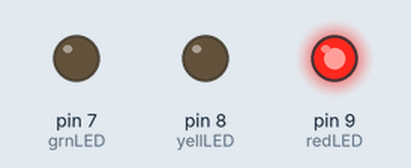
Recording of a sketch running on a simulated Arduino Uno, built with avr-gcc and run on an emulated ATmega328P. On the bench: output pins drawn as LEDs (lit = HIGH).

Above: at 0.7 s.
At 1.8 s:
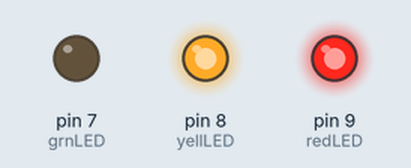
At 3.0 s:
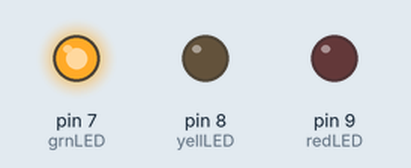
At 4.1 s:
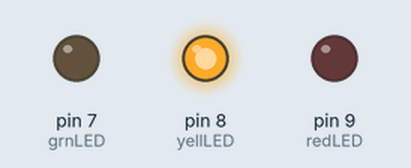
Timing chart, 0 to 5.9 s (numbered marks = the images above):
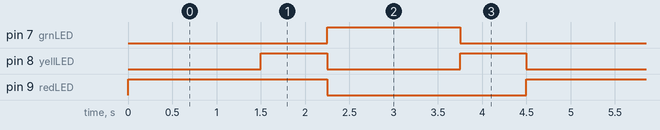

The sketch:

TL.ino
```cpp
/* TL.ino

 Traffic lights on the Arduino
 (C) 2014 Dougie Lawson, Creative Commons v4.0 BY-NC-SA

 */

/* Use compiler directives to control the sequence */
#define UK 1
#define US 2

// RED, RED+AMBER, GREEN, AMBER RED ...
#define COUNTRY UK

// We're going to skip RED+AMBER
// RED, GREEN, AMBER, RED ...
//#undef COUNTRY
//#define COUNTRY US

int redLED = 9;
int yellLED = 8;
int grnLED = 7;

void setup() {

  pinMode(redLED, OUTPUT);
  pinMode(yellLED, OUTPUT);
  pinMode(grnLED, OUTPUT);

}

void loop() {

  digitalWrite(redLED, HIGH);
  delay(1500);

#if COUNTRY == UK
  digitalWrite(yellLED, HIGH);
  delay(750);
#endif

  digitalWrite(redLED, LOW);
  digitalWrite(yellLED, LOW);
  digitalWrite(grnLED, HIGH);
  delay(1500);
  digitalWrite(grnLED, LOW);
  digitalWrite(yellLED, HIGH);
  delay(750);
  digitalWrite(yellLED, LOW);

}
```

Measured:
- by itself, pin 7 (grnLED): alternates HIGH for 1.5 s and LOW for 3.0 s
- by itself, pin 8 (yellLED): alternates HIGH for 0.75 s and LOW for 1.5 s
- by itself, pin 9 (redLED): alternates HIGH for 2.3 s and LOW for 2.3 s
